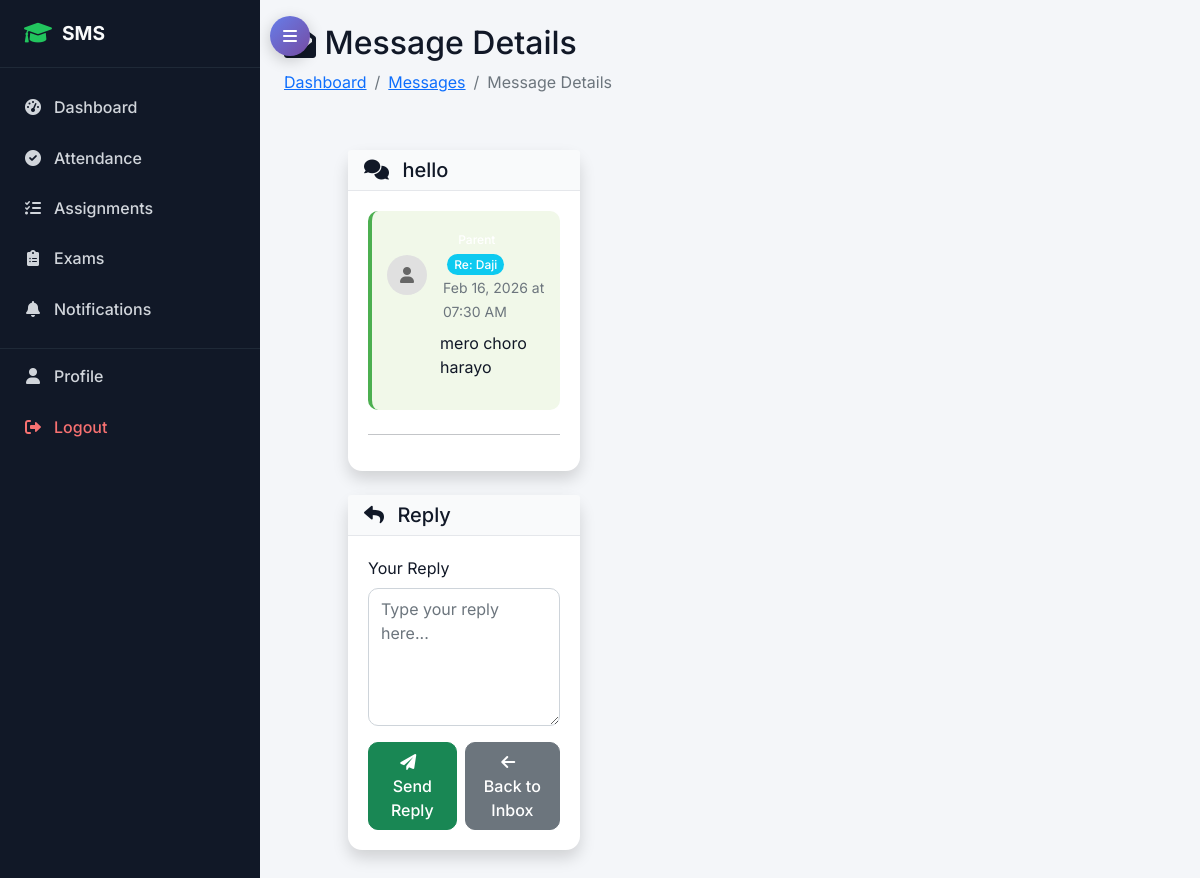
The app's page /accounts/messages/12/ (signed in), older data.
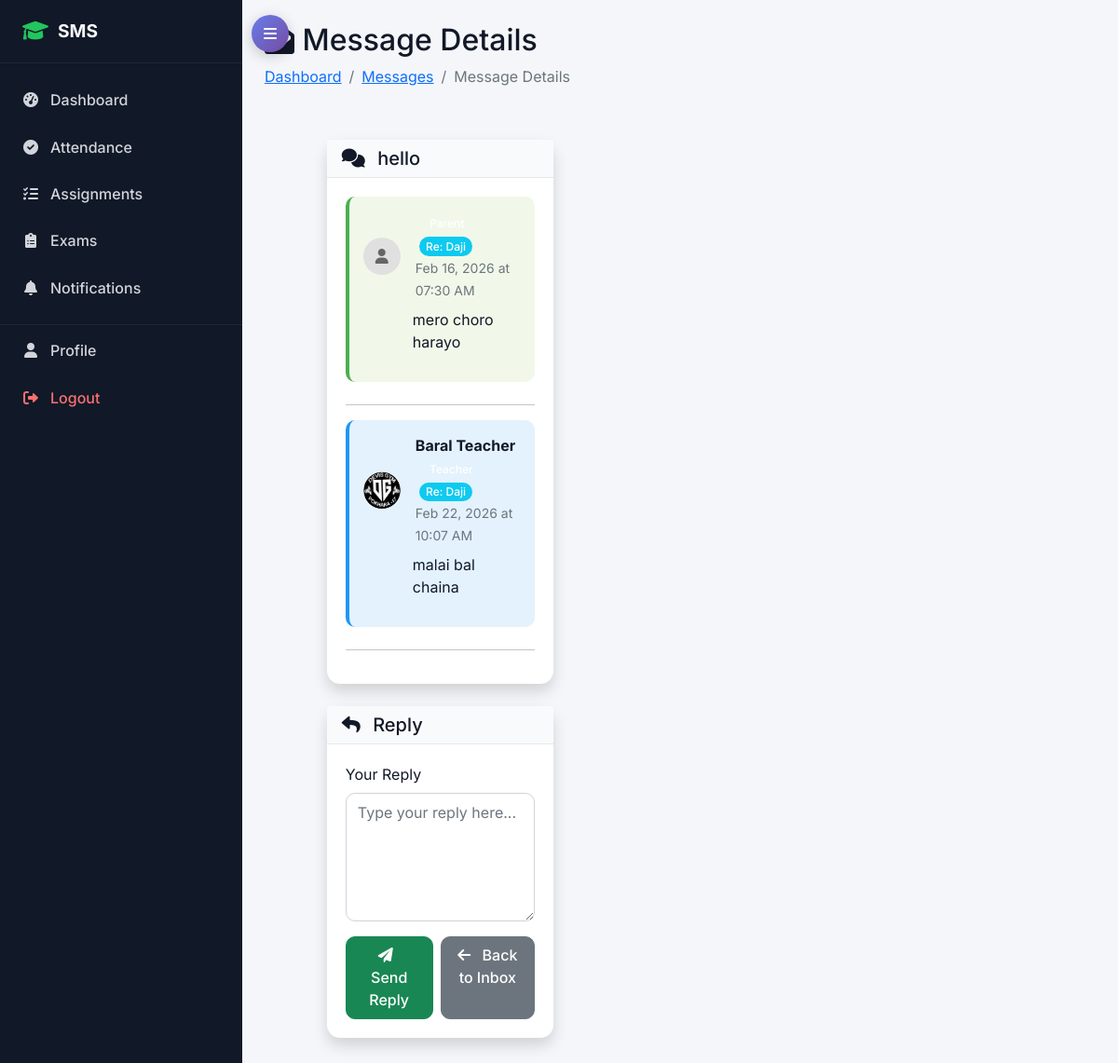
The same page, newer data.
### accounts/models.py (models this page shows, shortened)
class ParentTeacherMessage(models.Model):
    MESSAGE_STATUS = (
        ('sent', 'Sent'),
        ('read', 'Read'),
        ('replied', 'Replied'),
    )
    sender = models.ForeignKey(User, on_delete=models.CASCADE, related_name='sent_messages')
    recipient = models.ForeignKey(User, on_delete=models.CASCADE, related_name='received_messages')
    student = models.ForeignKey(StudentProfile, on_delete=models.CASCADE, related_name='related_messages', null=True, blank=True)
    subject = models.CharField(max_length=200)
    message = models.TextField()
    status = models.CharField(max_length=20, choices=MESSAGE_STATUS, default='sent')
    parent_read = models.BooleanField(default=False)
    teacher_read = models.BooleanField(default=False)
    created_at = models.DateTimeField(auto_now_add=True)
    read_at = models.DateTimeField(null=True, blank=True)
    replied_to = models.ForeignKey('self', on_delete=models.SET_NULL, null=True, blank=True, related_name='replies')
    class Meta:
        ordering = ['-created_at']
    def mark_as_read(self, user):
        from django.utils import timezone
        if not self.read_at:
            self.read_at = timezone.now()
        if user.user_type == 'parent':
            self.parent_read = True
        elif user.user_type == 'teacher':
            self.teacher_read = True
        if self.status == 'sent':
            self.status = 'read'
        self.save()

class StudentProfile(models.Model):
    user = models.OneToOneField(User, on_delete=models.CASCADE, related_name='student_profile')
    student_id = models.CharField(max_length=20, unique=True)
    admission_date = models.DateField()
    guardian_name = models.CharField(max_length=100)
    guardian_phone = models.CharField(max_length=17)
    guardian_email = models.EmailField()
    emergency_contact = models.CharField(max_length=17)
    blood_group = models.CharField(max_length=5, blank=True)

class User(AbstractUser):
    USER_TYPE_CHOICES = (
        ('admin', 'Admin'),
        ('student', 'Student'),
        ('teacher', 'Teacher'),
        ('parent', 'Parent'),
    )
    user_type = models.CharField(max_length=10, choices=USER_TYPE_CHOICES)
    phone_regex = RegexValidator(regex=r'^\+?1?\d{9,15}$', message="Phone number must be entered in the format: '+999999999'. Up to 15 digits allowed.")
    phone_number = models.CharField(validators=[phone_regex], max_length=17, blank=True)
    address = models.TextField(blank=True)
    date_of_birth = models.DateField(null=True, blank=True)
    profile_picture = models.ImageField(upload_to='profile_pics/', blank=True, null=True)
    is_active = models.BooleanField(default=True)
    created_at = models.DateTimeField(auto_now_add=True)
    updated_at = models.DateTimeField(auto_now=True)

### accounts/messaging_views.py (the view, shortened to what this page needs)
# urls.py: path('messages/<int:message_id>/', messaging_views.message_detail, name='message_detail'),
@login_required
def message_detail(request, message_id):
    message = get_object_or_404(ParentTeacherMessage, id=message_id)
    if request.user not in [message.sender, message.recipient]:
        messages.error(request, 'You do not have permission to view this message.')
        return redirect('accounts:message_inbox')
    message.mark_as_read(request.user)
    root_message = message
    while root_message.replied_to:
        root_message = root_message.replied_to
    thread_messages = ParentTeacherMessage.objects.filter(
        Q(id=root_message.id) | Q(replied_to=root_message)
    ).select_related('sender', 'student__user').order_by('created_at')
    context = {
        'message': message,
        'thread_messages': thread_messages
    }
    return render(request, 'accounts/message_detail.html', context)

### templates/accounts/message_detail.html (shortened to what this page needs)
{% extends 'base.html' %}
{% block content %}
<div class="row mb-4">
    <div class="col-12">
        <h2><i class="fas fa-envelope-open"></i> Message Details</h2>
        <nav aria-label="breadcrumb">
            <ol class="breadcrumb">
                <li class="breadcrumb-item"><a href="{% url 'accounts:dashboard' %}">Dashboard</a></li>
                <li class="breadcrumb-item"><a href="{% url 'accounts:message_inbox' %}">Messages</a></li>
                <li class="breadcrumb-item active">Message Details</li>
            </ol>
        </nav>
    </div>
</div>
<div class="row">
    <div class="col-lg-8 mx-auto">
        <div class="card shadow mb-4">
            <div class="card-header bg-primary text-white">
                <h5 class="m-0"><i class="fas fa-comments me-2"></i> {{ message.subject }}</h5>
            </div>
            <div class="card-body">
                {% for msg in thread_messages %}
                <div class="message-item {% if msg.sender == user %}sent-message{% else %}received-message{% endif %} mb-4">
                    <div class="message-header d-flex align-items-center mb-2">
                        <div class="message-avatar me-3">
                            {% if msg.sender.profile_picture %}
                            <img src="{{ msg.sender.profile_picture.url }}" class="rounded-circle" style="width: 40px; height: 40px; object-fit: cover;" alt="{{ msg.sender.get_full_name }}">
                            {% else %}
                            <div class="avatar-placeholder">
                                <i class="fas fa-user"></i>
                            </div>
                            {% endif %}
                        </div>
                        <div class="flex-grow-1">
                            <strong>{{ msg.sender.get_full_name }}</strong>
                            <span class="badge bg-{{ msg.sender.user_type|default:'secondary' }} ms-2">{{ msg.sender.get_user_type_display }}</span>
                            {% if msg.student %}
                            <span class="badge bg-info ms-1">Re: {{ msg.student.user.get_full_name }}</span>
                            {% endif %}
                            <br>
                            <small class="text-muted">
                                {{ msg.created_at|date:"M d, Y" }} at {{ msg.created_at|time:"h:i A" }}
                            </small>
                        </div>
                    </div>
                    <div class="message-content">
                        <p class="mb-0">{{ msg.message|linebreaks }}</p>
                    </div>
                </div>
                <hr>
                {% endfor %}
            </div>
        </div>
        <div class="card shadow">
            <div class="card-header bg-success text-white">
                <h5 class="m-0"><i class="fas fa-reply me-2"></i> Reply</h5>
            </div>
            <div class="card-body">
                <form method="post">
                    <div class="mb-3">
                        <label for="reply" class="form-label">Your Reply</label>
                        <textarea name="reply" id="reply" class="form-control" rows="5" required placeholder="Type your reply here..."></textarea>
                    </div>
                    <div class="d-flex gap-2">
                        <button type="submit" class="btn btn-success">
                            <i class="fas fa-paper-plane me-2"></i> Send Reply
                        </button>
                        <a href="{% url 'accounts:message_inbox' %}" class="btn btn-secondary">
                            <i class="fas fa-arrow-left me-2"></i> Back to Inbox
                        </a>
                    </div>
                </form>
            </div>
        </div>
    </div>
</div>
{% endblock %}

### templates/base.html (shortened to what this page needs)
<!DOCTYPE html>
<html lang="en">
<head>
    {% load static %}
    <link href="https://cdn.jsdelivr.net/npm/bootstrap@5.1.3/dist/css/bootstrap.min.css" rel="stylesheet">
    <link href="https://cdnjs.cloudflare.com/ajax/libs/font-awesome/6.0.0/css/all.min.css" rel="stylesheet">
    <link rel="stylesheet" href="{% static 'css/style.css' %}">
</head>
<body>
{% if user.is_authenticated %}
<div class="layout-wrapper">
    <button class="desktop-sidebar-toggle d-none d-md-flex" id="desktopSidebarToggle" aria-label="Toggle Sidebar">
        <i class="fas fa-bars"></i>
    </button>
    <aside class="sidebar" id="sidebar">
        <div class="sidebar-brand">
            <i class="fas fa-graduation-cap"></i>
            <span class="sidebar-text">SMS</span>
        </div>
        <ul class="sidebar-menu">
            <li>
                <a href="{% url 'accounts:dashboard' %}">
                    <i class="fas fa-tachometer-alt"></i> <span class="sidebar-text">Dashboard</span>
                </a>
            </li>
            {% if user.user_type == 'teacher' or user.user_type == 'admin' %}
            <li>
                <a href="{% url 'attendance:mark_attendance' %}">
                    <i class="fas fa-check-circle"></i> <span class="sidebar-text">Attendance</span>
                </a>
            </li>
            <li>
                <a href="{% url 'academic:assignment_list' %}">
                    <i class="fas fa-tasks"></i> <span class="sidebar-text">Assignments</span>
                </a>
            </li>
            <li>
                <a href="{% url 'examination:exam_list' %}">
                    <i class="fas fa-clipboard-list"></i> <span class="sidebar-text">Exams</span>
                </a>
            </li>
            {% endif %}
            <li>
                <a href="{% url 'notifications:notification_list' %}">
                    <i class="fas fa-bell"></i> <span class="sidebar-text">Notifications</span>
                </a>
            </li>
            <li class="sidebar-divider"></li>
            <li>
                <a href="{% url 'accounts:profile' %}">
                    <i class="fas fa-user"></i> <span class="sidebar-text">Profile</span>
                </a>
            </li>
            <li>
                <a href="{% url 'accounts:logout' %}" class="logout">
                    <i class="fas fa-sign-out-alt"></i> <span class="sidebar-text">Logout</span>
                </a>
            </li>
        </ul>
    </aside>
    <main class="main-content" id="mainContent">
{% else %}
    <main class="container-fluid mt-4">
{% endif %}
        {% block content %}{% endblock %}
    </main>
{% if user.is_authenticated %}
</div>
{% endif %}
</body>
</html>

### templates/accounts/message_detail.html (style rules this page uses)
.message-item { padding: 15px; border-radius: 10px; background: #f8f9fa; }
.sent-message { background: #e3f2fd; border-left: 4px solid #2196f3; }
.received-message { background: #f1f8e9; border-left: 4px solid #4caf50; }
.avatar-placeholder { width: 40px; height: 40px; background: #e0e0e0; border-radius: 50%; display: flex; align-items: center; justify-content: center; color: #666; }
.message-content { padding-left: 53px; }

Row changes from the older to the newer data that the page shows:
added ParentTeacherMessage: sender.profile_picture (picture), sender.get_full_name "Baral Teacher", student.user.get_full_name "Daji", created_at "Feb 22, 2026", created_at "10:07 AM", message "malai bal chaina"
